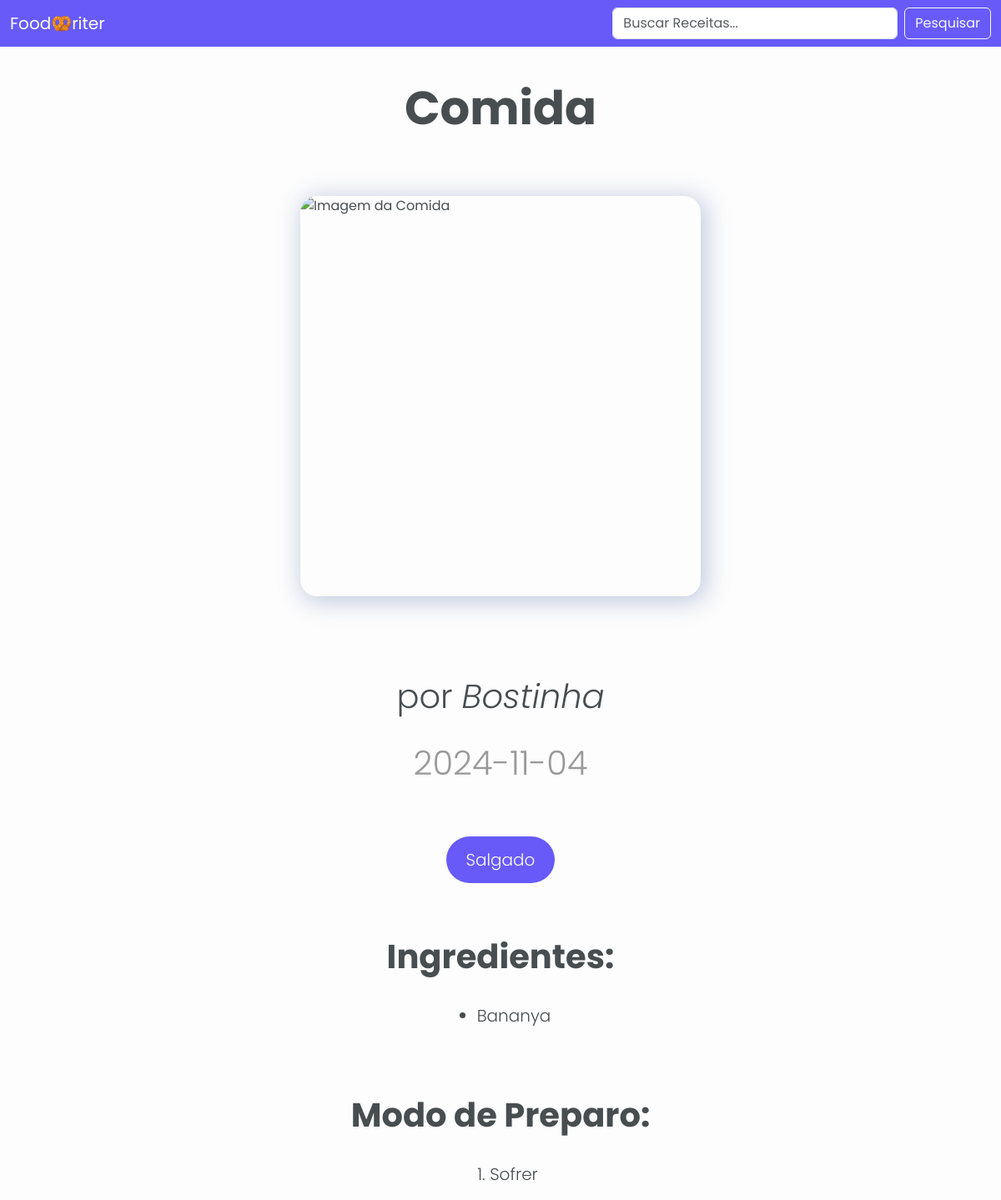
The app's page /recipes/view/8 with its own data.
### recipebook/models.py (models this page shows, shortened)
class Recipe(db.Model):
    __tablename__ = 'recipe'
    id = db.Column(db.Integer, primary_key=True, autoincrement=True)
    user_id = db.Column(db.Integer, db.ForeignKey('user.id', ondelete="CASCADE"), nullable=False)
    title = db.Column(db.String(255), nullable=False)
    ingredients = db.Column(db.Text, nullable=False)
    steps = db.Column(db.Text, nullable=False)
    category_id = db.Column(db.Integer, db.ForeignKey('category.id', ondelete="CASCADE"), nullable=True)
    date_created = db.Column(db.DateTime(timezone=True), default=func.now())
    image_path = db.Column(db.String(255), nullable=True)

class User(db.Model, UserMixin):
    __tablename__ = 'user'
    id = db.Column(db.Integer, primary_key=True, autoincrement=True)
    name = db.Column(db.String(50), nullable=False)
    email = db.Column(db.String(50), nullable=False, unique=True)
    password = db.Column(db.String(255), nullable=False)
    recipes = db.relationship('Recipe', backref='user', lazy=True, passive_deletes=True)
    liked_recipes = db.relationship('Recipe', secondary=likes, backref='liked_by')

class Category(db.Model):
    __tablename__ = 'category'
    id = db.Column(db.Integer, primary_key=True, autoincrement=True)
    name = db.Column(db.String(100), nullable=False)

### recipebook/recipes.py (the view)
@bp.route('/view/<int:recipe_id>', methods=['GET'])
def view(recipe_id):
    recipe = get_recipe_by_id(recipe_id)
    if recipe == None:
        return abort(404)
    return render_template('comida.html', recipe=recipe)

### recipebook/recipes.py (called while the page is built)
def get_recipe_by_id(recipe_id):
    query = (
        db.session.query(
            Recipe.id,
            Recipe.user_id,
            Recipe.title,
            Recipe.ingredients,
            Recipe.steps,
            Recipe.date_created,
            Recipe.image_path,
            Category.name.label("category_name"),
            User.name.label("author")
        )
        .filter_by(id=recipe_id)
        .join(User, User.id == Recipe.user_id)
        .join(Category, Recipe.category_id == Category.id)
    )
    recipe = query.first()
    return recipe

### recipebook/templates/comida.html (shortened to what this page needs)
<!doctype html>
<html lang="pt-br">
  <head>
    <link rel="stylesheet" href="{{ url_for('static', filename='bootstrap/css/bootstrap.min.css') }}">
    <link rel="stylesheet" href="{{ url_for('static', filename='css/navbar.css') }}">
    <link rel="stylesheet" href="{{ url_for('static', filename='css/comida.css') }}">
    <link href='https://unpkg.com/boxicons@2.1.4/css/boxicons.min.css' rel='stylesheet'>
  </head>
  <body>
    <nav id="Navbar" class="navbar fixed-top">
      <div class="container-fluid">
        <a id="Logo" class="navbar-brand">Food🥨riter</a>
        <form action="/recipes/search" method="GET" class="d-flex">
          <input required class="form-control me-2" type="search" placeholder="Buscar Receitas..." aria-label="Buscar Receitas..." name="keyword">
          <button class="btn btn-outline-light" type="submit">Pesquisar</button>
        </form>
      </div>
    </nav>
    <h1 id="Header" class="display-4 text-center fw-bold text-capitalize">{{ recipe.title }}</h1>
    <div class="posicaoImagem">
        <img id="ImagemComida" src="{{ url_for('static', filename='images/boloCenoura.png') }}" alt="Imagem da Comida">
    </div>
    <p id="Autor" class="display-6 text-center">por <i>{{ recipe.author }}</i></p>
    <p id="Data" class="lead display-6 text-center">{{ recipe.date_created.strftime('%Y-%m-%d') }}</p>
    <div id="FundoCat">
      <p id="Categoria" class="lead pt-3 pb-3 h1 text-center">{{ recipe.category_name }}</p>
    </div>
    <h1 id="Ingredientes" class="text-center fw-bold">Ingredientes:</h1>
    <div id="Socorro">
      <ul>
        {% for i in recipe.ingredients.split('\n') %}
        <li class="lead text-capitalize">
          {{ i }}
        </li>
        {% endfor %}
      </ul>
    </div>
    <h1 id="ModoPreparo" class="text-center fw-bold">Modo de Preparo:</h1>
    <div id="Socorro">
      <ol>
        {% for i in recipe.steps.split('\n') %}
        <li class="lead text-capitalize">
          {{ i }}
        </li>
        {% endfor %}
      </ol>
    </div>
  </body>
</html>

### recipebook/static/css/navbar.css (style rules this page uses)
body { margin: 0; padding: 0; background-color: #FDFDFD; font-family: "Poppins", sans-serif; color: #484D50; }
#Navbar { background-color: #675af8; }
#Logo { color: #FDFDFD; }
#Header { padding-top: 6rem; padding-bottom: 4rem; }

### recipebook/static/css/comida.css (style rules this page uses)
#ImagemComida { border: none; width: 30rem; height: 30rem; border-radius: 20px; box-shadow: 4px 4px 28px 4px rgba(33, 63, 141, 0.25); margin-bottom: 6rem; }
#Autor, #Categoria, #Ingredientes, #ModoPreparo { margin-bottom: 2rem; }
#Socorro { display: flex; justify-content: center; }
#Ingredientes, #ModoPreparo { margin-top: 4rem; }
#Data { color: #999999; margin-bottom: 4rem; }
.posicaoImagem { display: flex; justify-content: center; }
#Categoria { background-color: #675af8; border-radius: 40px; width: fit-content; color: #fdfdfd; padding: 1.5rem; margin: auto; }

### records on screen
Recipe: title "Comida", ingredients "Bananya", steps "Sofrer"
User: author "Bostinha"
Category: category_name "Salgado"

### other values on screen
{{ recipe.date_created.strftime('%Y-%m-%d') }} "2024-11-04"
